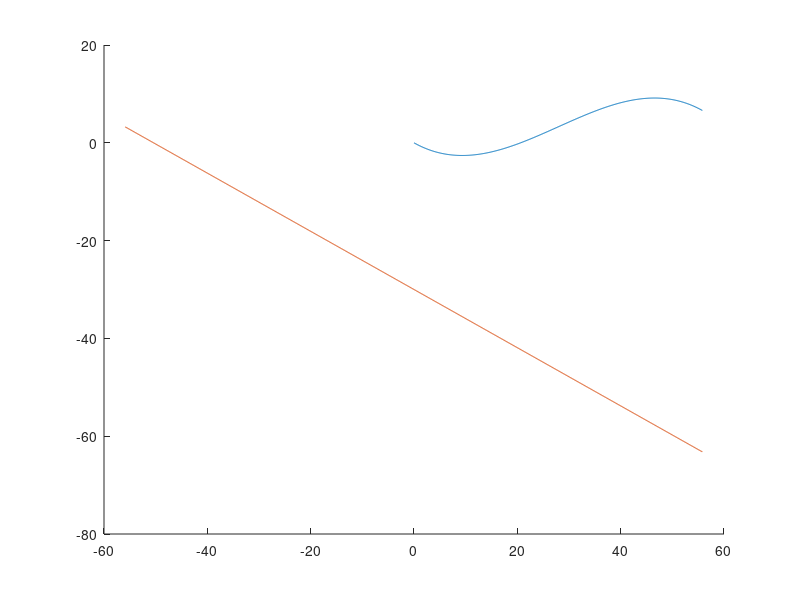

MATLAB code for this plot:
clc
clear

%ebene:
c=-30
a=-30%steigung x
f=476

x_real=400/f*abs(c)
a=a/abs(x_real)*0.5
d=sqrt((x_real*a)^2 + x_real^2)
dist_des=60
e=sqrt(d^2+dist_des^2)
alpha=pi-pi/2-atan(abs(a))
gamma=asin(dist_des*sin(pi/2)/e)

betta=pi-gamma-alpha
betta*180/pi


y_max=c+e*cos(betta)
x_max=sin(betta)*e


d_cubic=0
c_cubic=a
%b_cubic=-3*c_cubic/x_max-3*d_cubic/x_max^2+3*y_max/x_max^2+c/x_max-a/x_max
b_cubic=(y_max-a*x_max)/(-2/3*x_max^2+x_max^2)
a_cubic=-2*b_cubic/x_max/3
%a_cubic=(-b_cubic*x_max^2-c_cubic*x_max-d_cubic+y_max)/x_max^3
x=0:0.1:x_max
test=a_cubic*x.^3+b_cubic*x.^2+c_cubic*x+d_cubic
stammfunktion=a_cubic*x_max.^3+b_cubic*x_max.^2+c_cubic*x_max+d_cubic
ableitung=3*a_cubic*x_max.^2+2*b_cubic*x_max+c_cubic

hold on 
plot(x,test)
x=-x_max:0.1:x_max
plot(x,a*x+c)
%test=3*a_cubic*x.^2+2*b_cubic*x+c_cubic


